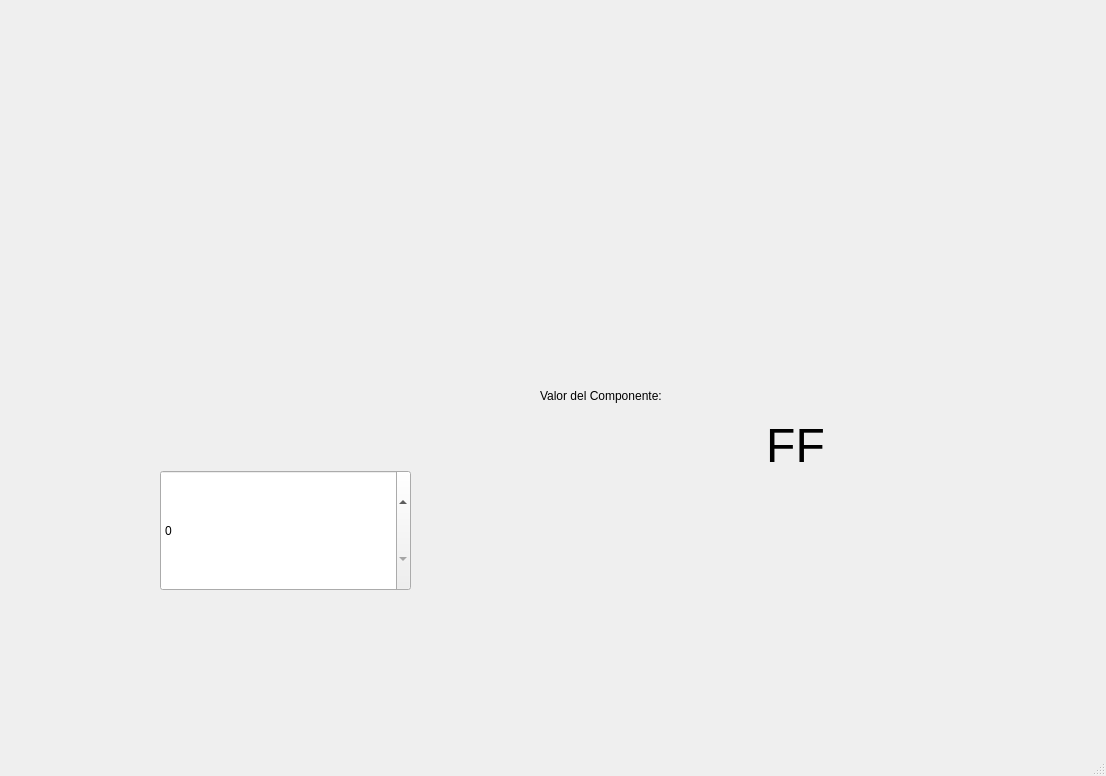
<?xml version="1.0" encoding="UTF-8"?>
<ui version="4.0">
 <class>MainWindow</class>
 <widget class="QMainWindow" name="MainWindow">
  <property name="geometry">
   <rect>
    <x>0</x>
    <y>0</y>
    <width>1106</width>
    <height>776</height>
   </rect>
  </property>
  <property name="windowTitle">
   <string>MainWindow</string>
  </property>
  <widget class="QWidget" name="centralwidget">
   <widget class="QLabel" name="label_9">
    <property name="geometry">
     <rect>
      <x>860</x>
      <y>450</y>
      <width>221</width>
      <height>261</height>
     </rect>
    </property>
    <property name="styleSheet">
     <string notr="true"/>
    </property>
    <property name="text">
     <string/>
    </property>
    <property name="pixmap">
     <pixmap resource="recursos.qrc">:/Comidas/chips.png</pixmap>
    </property>
    <property name="scaledContents">
     <bool>true</bool>
    </property>
   </widget>
   <widget class="QLabel" name="label_10">
    <property name="geometry">
     <rect>
      <x>10</x>
      <y>10</y>
      <width>1071</width>
      <height>261</height>
     </rect>
    </property>
    <property name="styleSheet">
     <string notr="true"/>
    </property>
    <property name="text">
     <string/>
    </property>
    <property name="pixmap">
     <pixmap resource="recursos.qrc">:/Comidas/panditas.png</pixmap>
    </property>
    <property name="scaledContents">
     <bool>true</bool>
    </property>
   </widget>
   <widget class="QLabel" name="label">
    <property name="geometry">
     <rect>
      <x>540</x>
      <y>310</y>
      <width>251</width>
      <height>171</height>
     </rect>
    </property>
    <property name="text">
     <string>Valor del Componente:</string>
    </property>
   </widget>
   <widget class="QLabel" name="txt_valor">
    <property name="geometry">
     <rect>
      <x>670</x>
      <y>360</y>
      <width>251</width>
      <height>171</height>
     </rect>
    </property>
    <property name="font">
     <font>
      <pointsize>36</pointsize>
     </font>
    </property>
    <property name="text">
     <string>FF</string>
    </property>
    <property name="alignment">
     <set>Qt::AlignCenter</set>
    </property>
   </widget>
   <widget class="QSpinBox" name="spinBox">
    <property name="geometry">
     <rect>
      <x>160</x>
      <y>470</y>
      <width>251</width>
      <height>121</height>
     </rect>
    </property>
   </widget>
  </widget>
  <widget class="QMenuBar" name="menubar">
   <property name="geometry">
    <rect>
     <x>0</x>
     <y>0</y>
     <width>1106</width>
     <height>26</height>
    </rect>
   </property>
  </widget>
  <widget class="QStatusBar" name="statusbar"/>
 </widget>
 <resources>
  <include location="recursos.qrc"/>
 </resources>
 <connections/>
</ui>
